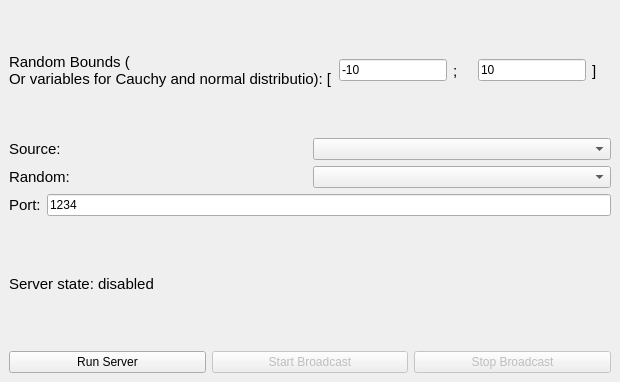
<?xml version="1.0" encoding="UTF-8"?>
<ui version="4.0">
 <class>MainWindow</class>
 <widget class="QMainWindow" name="MainWindow">
  <property name="geometry">
   <rect>
    <x>0</x>
    <y>0</y>
    <width>620</width>
    <height>382</height>
   </rect>
  </property>
  <property name="windowTitle">
   <string>Data Source</string>
  </property>
  <widget class="QWidget" name="centralwidget">
   <layout class="QGridLayout" name="gridLayout">
    <item row="0" column="0">
     <layout class="QVBoxLayout" name="verticalLayout">
      <item>
       <layout class="QHBoxLayout" name="horizontalLayout">
        <item>
         <widget class="QLabel" name="label">
          <property name="font">
           <font>
            <pointsize>11</pointsize>
           </font>
          </property>
          <property name="text">
           <string>Random Bounds (
Or variables for Cauchy and normal distributio): [</string>
          </property>
         </widget>
        </item>
        <item>
         <widget class="QLineEdit" name="lineEdit">
          <property name="sizePolicy">
           <sizepolicy hsizetype="Fixed" vsizetype="Fixed">
            <horstretch>0</horstretch>
            <verstretch>0</verstretch>
           </sizepolicy>
          </property>
          <property name="text">
           <string>-10</string>
          </property>
         </widget>
        </item>
        <item>
         <widget class="QLabel" name="label_2">
          <property name="font">
           <font>
            <pointsize>11</pointsize>
           </font>
          </property>
          <property name="text">
           <string>;</string>
          </property>
         </widget>
        </item>
        <item>
         <widget class="QLineEdit" name="lineEdit_2">
          <property name="sizePolicy">
           <sizepolicy hsizetype="Fixed" vsizetype="Fixed">
            <horstretch>0</horstretch>
            <verstretch>0</verstretch>
           </sizepolicy>
          </property>
          <property name="text">
           <string>10</string>
          </property>
         </widget>
        </item>
        <item>
         <widget class="QLabel" name="label_3">
          <property name="font">
           <font>
            <pointsize>11</pointsize>
           </font>
          </property>
          <property name="text">
           <string>]</string>
          </property>
         </widget>
        </item>
       </layout>
      </item>
      <item>
       <layout class="QHBoxLayout" name="horizontalLayout_3">
        <item>
         <widget class="QLabel" name="label_6">
          <property name="font">
           <font>
            <pointsize>11</pointsize>
           </font>
          </property>
          <property name="text">
           <string>Source:</string>
          </property>
         </widget>
        </item>
        <item>
         <widget class="QComboBox" name="comboBox"/>
        </item>
       </layout>
      </item>
      <item>
       <layout class="QHBoxLayout" name="horizontalLayout_4">
        <item>
         <widget class="QLabel" name="label_7">
          <property name="font">
           <font>
            <pointsize>11</pointsize>
           </font>
          </property>
          <property name="text">
           <string>Random:</string>
          </property>
         </widget>
        </item>
        <item>
         <widget class="QComboBox" name="comboBox_2"/>
        </item>
       </layout>
      </item>
      <item>
       <layout class="QHBoxLayout" name="horizontalLayout_2">
        <item>
         <widget class="QLabel" name="label_4">
          <property name="font">
           <font>
            <pointsize>11</pointsize>
           </font>
          </property>
          <property name="text">
           <string>Port:</string>
          </property>
         </widget>
        </item>
        <item>
         <widget class="QLineEdit" name="lineEdit_3">
          <property name="text">
           <string>1234</string>
          </property>
         </widget>
        </item>
       </layout>
      </item>
      <item>
       <widget class="QLabel" name="label_5">
        <property name="font">
         <font>
          <pointsize>11</pointsize>
         </font>
        </property>
        <property name="text">
         <string>Server state: disabled</string>
        </property>
       </widget>
      </item>
      <item>
       <layout class="QHBoxLayout" name="horizontalLayout_5">
        <item>
         <widget class="QPushButton" name="pushButton_3">
          <property name="text">
           <string>Run Server</string>
          </property>
         </widget>
        </item>
        <item>
         <widget class="QPushButton" name="pushButton_2">
          <property name="enabled">
           <bool>false</bool>
          </property>
          <property name="text">
           <string>Start Broadcast</string>
          </property>
         </widget>
        </item>
        <item>
         <widget class="QPushButton" name="pushButton">
          <property name="enabled">
           <bool>false</bool>
          </property>
          <property name="text">
           <string>Stop Broadcast</string>
          </property>
         </widget>
        </item>
       </layout>
      </item>
     </layout>
    </item>
   </layout>
  </widget>
 </widget>
 <resources/>
 <connections/>
</ui>
